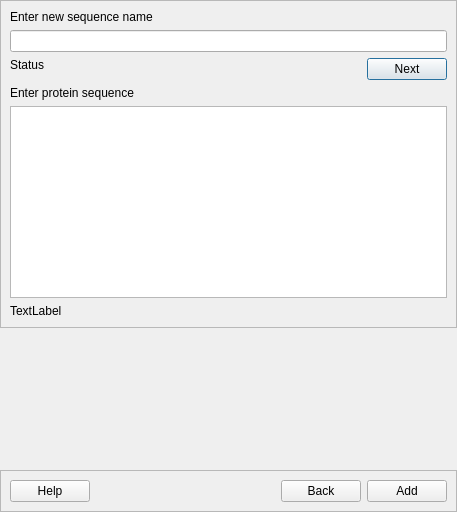
<?xml version="1.0" encoding="UTF-8"?>
<ui version="4.0">
 <class>Dialog</class>
 <widget class="QDialog" name="Dialog">
  <property name="geometry">
   <rect>
    <x>0</x>
    <y>0</y>
    <width>457</width>
    <height>512</height>
   </rect>
  </property>
  <property name="windowTitle">
   <string>Dialog</string>
  </property>
  <layout class="QVBoxLayout" name="verticalLayout_5">
   <property name="leftMargin">
    <number>0</number>
   </property>
   <property name="topMargin">
    <number>0</number>
   </property>
   <property name="rightMargin">
    <number>0</number>
   </property>
   <property name="bottomMargin">
    <number>0</number>
   </property>
   <item>
    <widget class="QFrame" name="frame">
     <property name="frameShape">
      <enum>QFrame::StyledPanel</enum>
     </property>
     <property name="frameShadow">
      <enum>QFrame::Raised</enum>
     </property>
     <layout class="QVBoxLayout" name="verticalLayout_3">
      <item>
       <layout class="QVBoxLayout" name="verticalLayout">
        <item>
         <widget class="QLabel" name="lbl_seq_name">
          <property name="text">
           <string>Enter new sequence name</string>
          </property>
         </widget>
        </item>
        <item>
         <widget class="QLineEdit" name="le_seq_name"/>
        </item>
        <item>
         <layout class="QHBoxLayout" name="horizontalLayout">
          <item>
           <widget class="QLabel" name="lbl_status">
            <property name="text">
             <string>Status</string>
            </property>
            <property name="alignment">
             <set>Qt::AlignLeading|Qt::AlignLeft|Qt::AlignTop</set>
            </property>
           </widget>
          </item>
          <item>
           <spacer name="horizontalSpacer">
            <property name="orientation">
             <enum>Qt::Horizontal</enum>
            </property>
            <property name="sizeHint" stdset="0">
             <size>
              <width>40</width>
              <height>20</height>
             </size>
            </property>
           </spacer>
          </item>
          <item>
           <widget class="QPushButton" name="btn_next">
            <property name="text">
             <string>Next</string>
            </property>
           </widget>
          </item>
         </layout>
        </item>
       </layout>
      </item>
      <item>
       <layout class="QVBoxLayout" name="verticalLayout_2">
        <item>
         <widget class="QLabel" name="lbl_protein_seq">
          <property name="text">
           <string>Enter protein sequence</string>
          </property>
         </widget>
        </item>
        <item>
         <widget class="QTextEdit" name="le_protein_seq"/>
        </item>
        <item>
         <widget class="QLabel" name="lbl_status_seq">
          <property name="text">
           <string>TextLabel</string>
          </property>
         </widget>
        </item>
       </layout>
      </item>
     </layout>
    </widget>
   </item>
   <item>
    <spacer name="verticalSpacer">
     <property name="orientation">
      <enum>Qt::Vertical</enum>
     </property>
     <property name="sizeHint" stdset="0">
      <size>
       <width>20</width>
       <height>40</height>
      </size>
     </property>
    </spacer>
   </item>
   <item>
    <widget class="QFrame" name="frame_bottom">
     <property name="frameShape">
      <enum>QFrame::StyledPanel</enum>
     </property>
     <property name="frameShadow">
      <enum>QFrame::Raised</enum>
     </property>
     <layout class="QVBoxLayout" name="verticalLayout_4">
      <item>
       <layout class="QHBoxLayout" name="horizontalLayout_2">
        <item>
         <widget class="QPushButton" name="btn_help">
          <property name="text">
           <string>Help</string>
          </property>
         </widget>
        </item>
        <item>
         <spacer name="horizontalSpacer_2">
          <property name="orientation">
           <enum>Qt::Horizontal</enum>
          </property>
          <property name="sizeHint" stdset="0">
           <size>
            <width>40</width>
            <height>20</height>
           </size>
          </property>
         </spacer>
        </item>
        <item>
         <widget class="QPushButton" name="btn_back">
          <property name="text">
           <string>Back</string>
          </property>
         </widget>
        </item>
        <item>
         <widget class="QPushButton" name="btn_add">
          <property name="text">
           <string>Add</string>
          </property>
         </widget>
        </item>
       </layout>
      </item>
     </layout>
    </widget>
   </item>
  </layout>
 </widget>
 <resources/>
 <connections/>
</ui>
